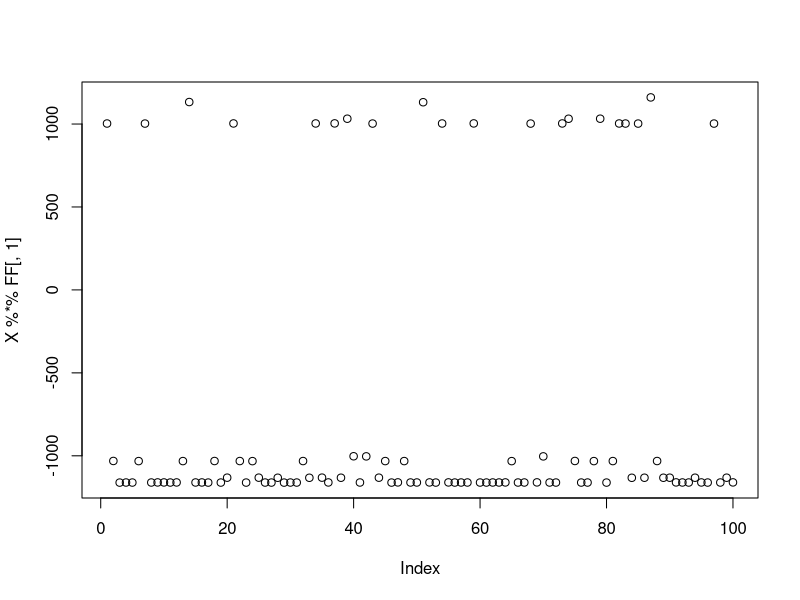
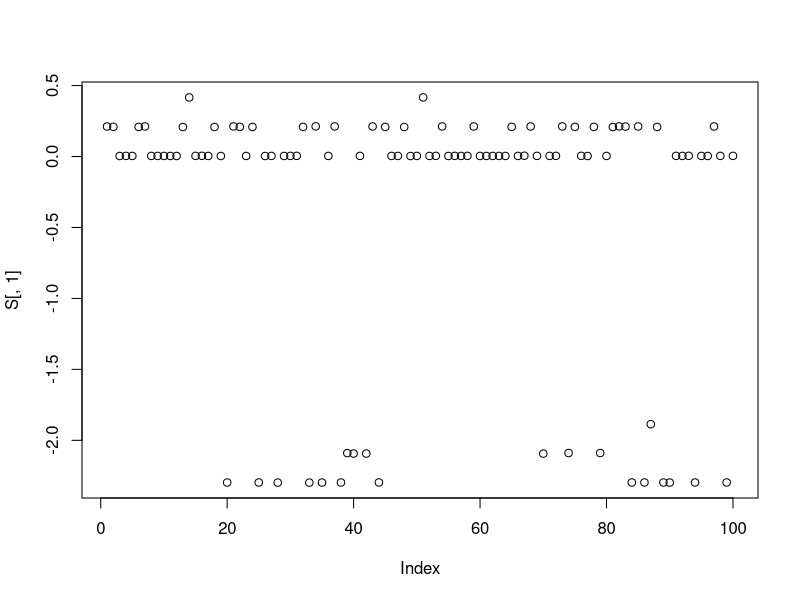
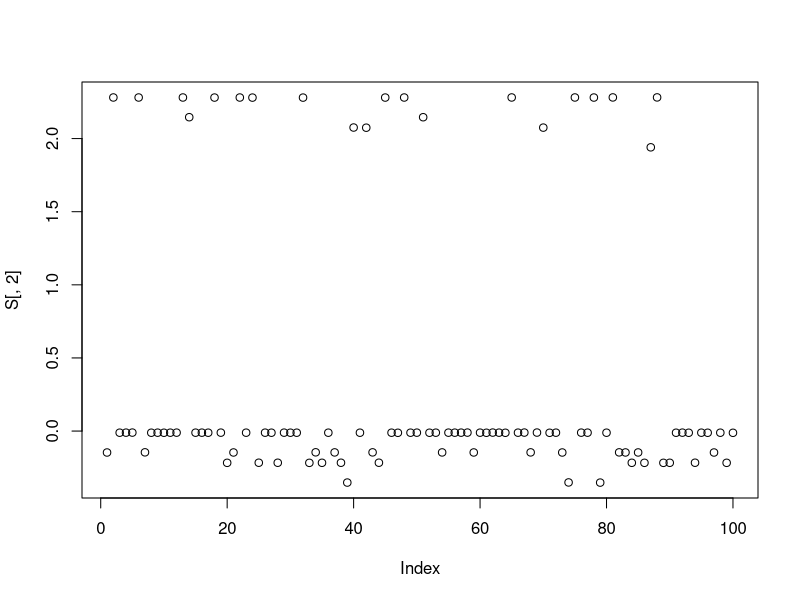
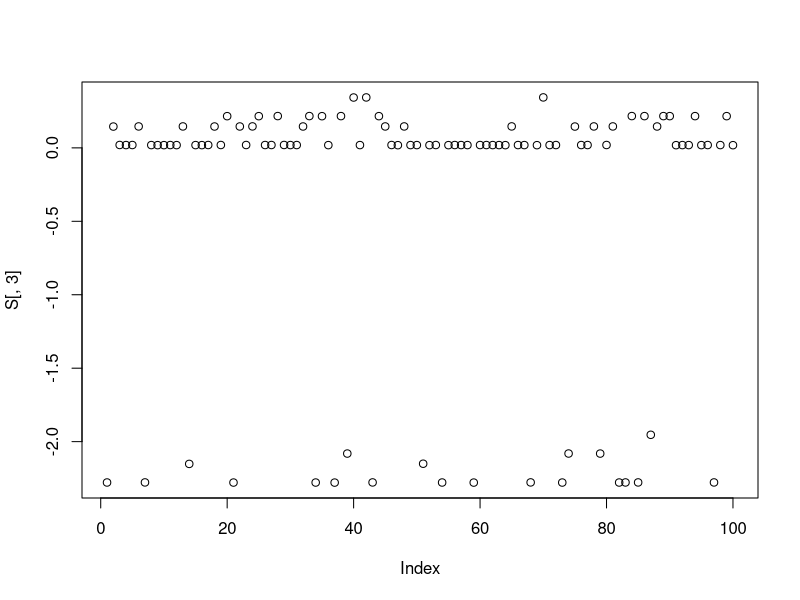
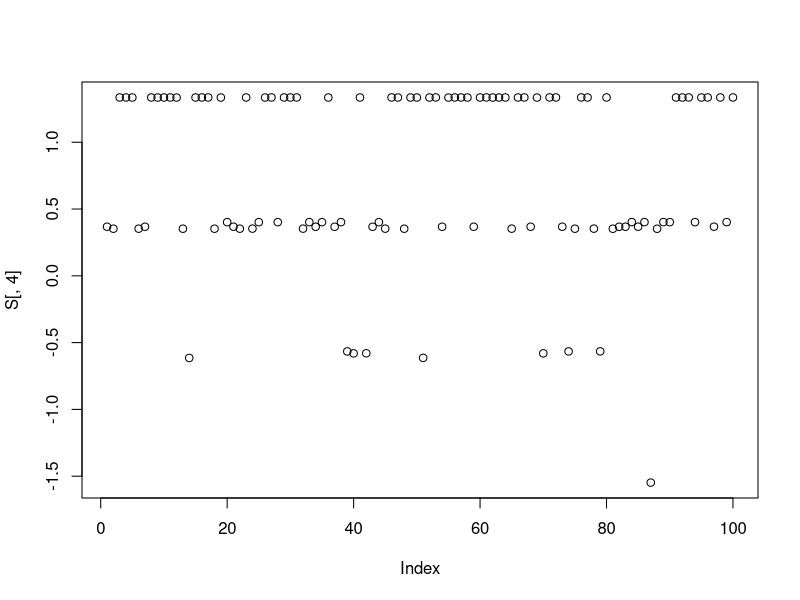
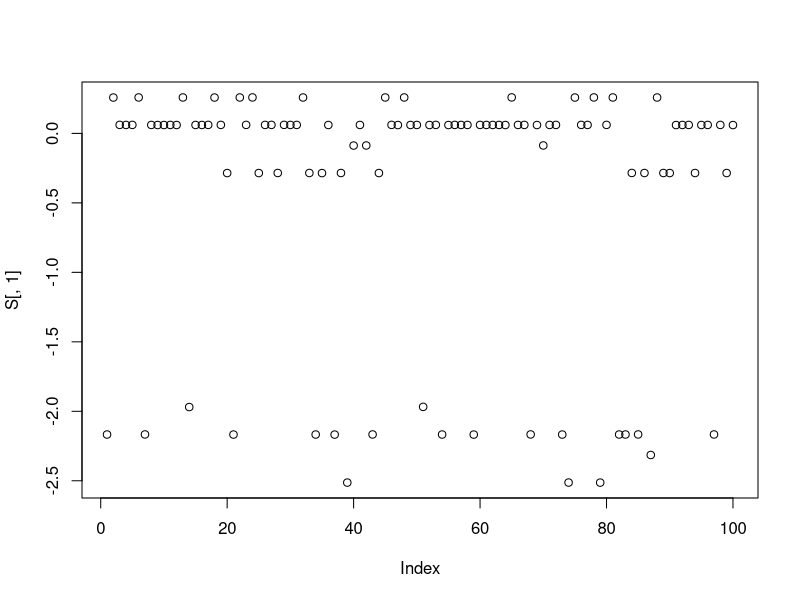
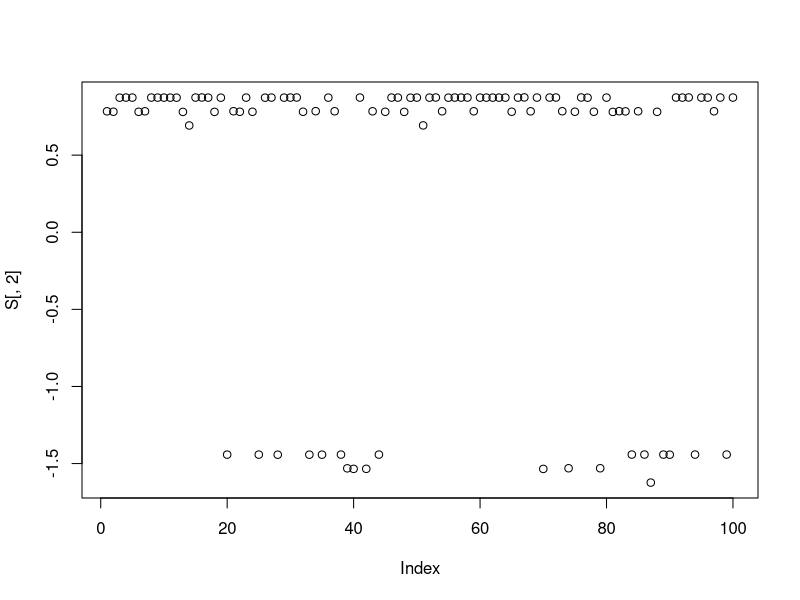
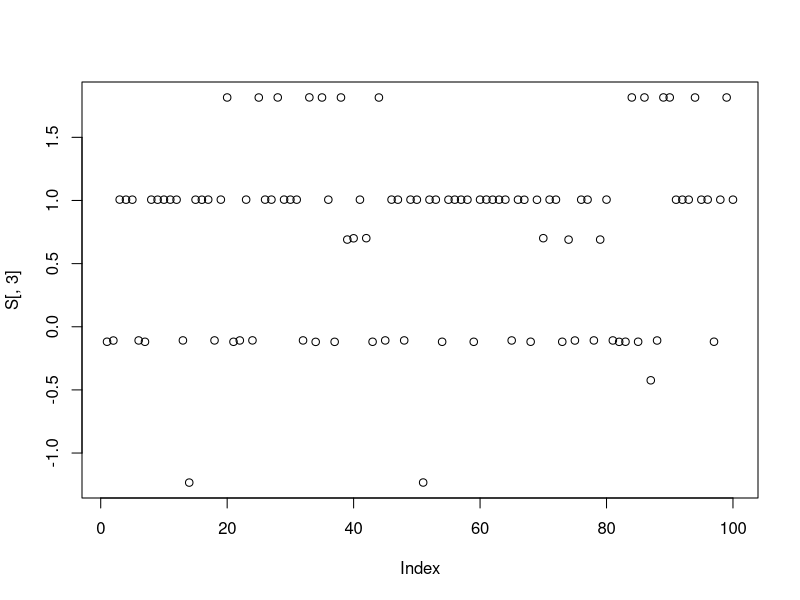

These charts were generated, in order, by the following R code:
## ---- chunk 1
library(fastICA)
## ---- chunk 2
ica.R.def <- function (X, n.comp, w.init, tol=1e-4, fun="logcosh", alpha=1, maxit=200, verbose=FALSE) 
{
    # 1. Define dimensions clearly
    d <- nrow(X)    # Dimension of the signal (e.g., 10 rows)
    p <- ncol(X)    # Number of samples (e.g., 1000 columns)
    
    if (verbose && fun == "logcosh") 
        message("Deflation FastICA using logcosh approx. to neg-entropy function")
    if (verbose && fun == "exp") 
        message("Deflation FastICA using exponential approx. to neg-entropy function")
        
    # 2. Initialize W to be (n.comp x d)
    # We want 3 rows (components), but each row must have 10 columns (weights)
    W <- matrix(0, n.comp, d) 
    
    for (i in 1:n.comp) {
        if (verbose) 
            message("Component ", i)
        
        # 3. Initialize current weight vector w to be length d (10), not n.comp (3)
        w <- matrix(w.init[i, ], d, 1)
        
        # Deflation (Orthogonalization against previous components)
        if (i > 1) {
            t <- w
            t[1:length(t)] <- 0
            for (u in 1:(i - 1)) {
                k <- sum(w * W[u, ])
                t <- t + k * W[u, ]
            }
            w <- w - t
        }
        w <- w/sqrt(sum(w^2))
        
        lim <- rep(1000, maxit)
        it <- 1
        
        if (fun == "logcosh") {
            while (lim[it] > tol && it < maxit) {
                wx <- t(w) %*% X
                gwx <- tanh(alpha * wx)

                # 4. Broadcast gwx to match input dimension d, not n.comp
                # This creates a (d x p) matrix for element-wise multiplication with X
                gwx <- matrix(gwx, d, p, byrow = TRUE)

                xgwx <- X * gwx
                v1 <- apply(xgwx, 1, FUN = mean)

                g.wx <- alpha * (1 - (tanh(alpha * wx))^2)
                v2 <- mean(g.wx) * w

                w1 <- v1 - v2

                # The above updates are basically equivalent to:
                # P = t(X) %*% w
                # G = tanh(P)
                # G2 = 1-tanh(P)^2
                # w1 = X %*% G - sum(G2) * w 
                # 
                # 5. Ensure w1 stays dimension d
                w1 <- matrix(w1, d, 1)
                
                it <- it + 1
                
                # Deflation inside the loop
                if (i > 1) {
                    t <- w1
                    t[1:length(t)] <- 0
                    for (u in 1:(i - 1)) {
                        k <- sum(w1 * W[u, ])
                        t <- t + k * W[u, ]
                    }
                    w1 <- w1 - t
                }
                w1 <- w1/sqrt(sum(w1^2))
                lim[it] <- Mod(Mod(sum((w1 * w))) - 1)
                if (verbose) 
                    message("Iteration ", it - 1, " tol = ", format(lim[it]))
                w <- matrix(w1, d, 1)
            }
        }
        
        if (fun == "exp") {
            while (lim[it] > tol && it < maxit) {
                wx <- t(w) %*% X
                gwx <- wx * exp(-(wx^2)/2)
                
                # Broadcast fix
                gwx <- matrix(gwx, d, p, byrow = TRUE)
                
                xgwx <- X * gwx
                v1 <- apply(xgwx, 1, FUN = mean)
                g.wx <- (1 - wx^2) * exp(-(wx^2)/2)
                v2 <- mean(g.wx) * w
                w1 <- v1 - v2
                
                # Dimension fix
                w1 <- matrix(w1, d, 1)
                
                it <- it + 1
                if (i > 1) {
                    t <- w1
                    t[1:length(t)] <- 0
                    for (u in 1:(i - 1)) {
                        k <- sum(w1 * W[u, ])
                        t <- t + k * W[u, ]
                    }
                    w1 <- w1 - t
                }
                w1 <- w1/sqrt(sum(w1^2))
                lim[it] <- Mod(Mod(sum((w1 * w))) - 1)
                if (verbose) 
                    message("Iteration ", it - 1, " tol = ", format(lim[it]))
                w <- matrix(w1, d, 1)
            }
        }
        # Store the result
        W[i, ] <- w
    }
    W
}

# w.init should be (n.comp x nrow(X))
# n.comp is actually ignored: the number of components is determined by number of rows of w.init
ica.R.par=function(X, n.comp, w.init, tol=1e-4, fun="logcosh", alpha=1, maxit=200, verbose=FALSE, orthogonalize=TRUE) 
{
    Diag <- function(d) if (length(d) > 1L) 
        diag(d)
    else as.matrix(d)
    p <- ncol(X)
    W <- w.init
    
    if(orthogonalize){
      sW <- La.svd(W)
      W <- sW$u %*% Diag(1/sW$d) %*% t(sW$u) %*% W
    } else { # just normalize the rows to sum to 1
      W <- W/sqrt(rowSums(W^2))
    }
    W1 <- W #this line seems unnecessary?
    
    lim <- rep(1000, maxit)
    it <- 1
    if (fun == "logcosh") {
        if (verbose) 
            message("Symmetric FastICA using logcosh approx. to neg-entropy function")
        while (lim[it] > tol && it < maxit) {
            wx <- W %*% X
            gwx <- tanh(alpha * wx)
            v1 <- gwx %*% t(X)/p
            g.wx <- alpha * (1 - (gwx)^2)
            v2 <- Diag(apply(g.wx, 1, FUN = mean)) %*% W
            W1 <- v1 - v2
            
            if(orthogonalize){
              sW1 <- La.svd(W1)
              W1 <- sW1$u %*% Diag(1/sW1$d) %*% t(sW1$u) %*% W1
            } else { # just normalize the rows to sum to 1
              W1 <- W1/sqrt(rowSums(W1^2))
            }
            
            lim[it + 1] <- max(Mod(Mod(diag(W1 %*% t(W))) - 1))
            W <- W1
            if (verbose) 
                message("Iteration ", it, " tol = ", format(lim[it + 
                  1]))
            it <- it + 1
        }
    }
    if (fun == "exp") {
        if (verbose) 
            message("Symmetric FastICA using exponential approx. to neg-entropy function")
        while (lim[it] > tol && it < maxit) {
            wx <- W %*% X
            gwx <- wx * exp(-(wx^2)/2)
            v1 <- gwx %*% t(X)/p
            g.wx <- (1 - wx^2) * exp(-(wx^2)/2)
            v2 <- Diag(apply(g.wx, 1, FUN = mean)) %*% W
            W1 <- v1 - v2
            sW1 <- La.svd(W1)
            W1 <- sW1$u %*% Diag(1/sW1$d) %*% t(sW1$u) %*% W1
            lim[it + 1] <- max(Mod(Mod(diag(W1 %*% t(W))) - 1))
            W <- W1
            if (verbose) 
                message("Iteration ", it, " tol = ", format(lim[it + 
                  1]))
            it <- it + 1
        }
    }
    W
}

preprocess = function(X, n.comp=10){
  n <- nrow(X)
  p <- ncol(X)
  X <- scale(X, scale = FALSE)
  X <- t(X)
  
  ## This appears to be equivalant to X1 = (sqrt(n)) * t(svd(X)$v[,1:n.comp])       
  V <- X %*% t(X)/n
  s <- La.svd(V)
  D <- diag(c(1/sqrt(s$d)))
  K <- D %*% t(s$u)
  K <- matrix(K[1:n.comp, ], n.comp, p)
  X1 <- K %*% X
  return(X1)
}

## ---- chunk 3
K=3
p = 1000
n = 100
set.seed(1)
L = matrix(-1,nrow=n,ncol=K)
for(i in 1:K){L[sample(1:n,20),i]=1}
FF = matrix(rnorm(p*K), nrow = p, ncol=K)

X = L %*% t(FF) + rnorm(n*p,0,0.01)
plot(X %*% FF[,1])
X1 = preprocess(X,3)
X1 = rbind(rep(1,ncol(X1)),X1)
## ---- chunk 4
set.seed(1)
n.comp = 4 
w.init = matrix(rnorm(nrow(X1)*n.comp), nrow=n.comp)
fit.par = ica.R.par(X1,n.comp,w.init = w.init)
S = t(fit.par %*% X1) 
cor(S,L)
plot(S[,1])
plot(S[,2])
plot(S[,3])
plot(S[,4])
## ---- chunk 5
set.seed(2)
n.comp = 4
w.init = matrix(rnorm(nrow(X1)*n.comp), nrow=n.comp)
fit.par = ica.R.par(X1,n.comp,w.init = w.init)
S = t(fit.par %*% X1) 
cor(S,L)
plot(S[,1])
plot(S[,2])
plot(S[,3])
plot(S[,4])
## ---- chunk 6
set.seed(1)
n.comp = 10
w.init = matrix(rnorm(nrow(X1)*n.comp), nrow=n.comp)
fit.par = ica.R.par(X1,n.comp,w.init = w.init,orthogonalize = FALSE)
S = t(fit.par %*% X1) 
cor(S,L)
plot(S[,1])
plot(S[,2])
plot(S[,3])
plot(S[,4])
## ---- chunk 7
set.seed(1)
n.comp=3
fit.def = ica.R.def(X1,n.comp, w.init = matrix(rnorm(n.comp*nrow(X1)), n.comp, nrow(X1)))
S = t(fit.def %*% X1)
cor(S,L)
plot(S[,1])
plot(S[,2])
plot(S[,3])
## ---- chunk 8
set.seed(2)
n.comp=3
fit.def = ica.R.def(X1,n.comp, tol= 1e-4, fun = "logcosh",alpha = 1, maxit=200, verbose = FALSE, w.init = matrix(rnorm(n.comp*nrow(X1)), n.comp, nrow(X1)))
S = t(fit.def %*% X1)
cor(S,L)
plot(S[,1])
plot(S[,2])
plot(S[,3])
## ---- chunk 9
K=9
p = 1000
n = 100
set.seed(1)
L = matrix(0,nrow=n,ncol=K)
for(i in 1:K){L[sample(1:n,20),i]=1}
FF = matrix(rnorm(p*K), nrow = p, ncol=K)

X = L %*% t(FF) + rnorm(n*p,0,0.01)
plot(X %*% FF[,1])
X1 = preprocess(X)
X1 = rbind(rep(1,ncol(X1)), X1)
## ---- chunk 10
set.seed(1)
n.comp = nrow(X1)
w.init = matrix(rnorm(nrow(X1)*n.comp), nrow=n.comp)
fit.par = ica.R.par(X1,n.comp, w.init = w.init)
S = t(fit.par %*% X1) 
apply(abs(cor(S,L)),1,max)
plot(S[,1])
plot(S[,2])
plot(S[,9])
## ---- chunk 11
set.seed(2)
n.comp = nrow(X1) 
w.init = matrix(rnorm(nrow(X1)*n.comp), nrow=n.comp)
fit.par = ica.R.par(X1,n.comp, w.init = w.init)
S = t(fit.par %*% X1) 
apply(abs(cor(S,L)),1,max)
plot(S[,1])
plot(S[,2])
plot(S[,8])
## ---- chunk 12
X1 = preprocess(X,n.comp=20)
X1 = rbind(rep(1,ncol(X1)), X1)
set.seed(1)
n.comp = 11
fit.par = ica.R.par(X1,n.comp, w.init = matrix(rnorm(n.comp*nrow(X1)), nrow=n.comp))
S = t(fit.par %*% X1) 
apply(abs(cor(S,L)),1,max)
plot(S[,6])
## ---- chunk 13
set.seed(1)
n.comp = 100
fit.par = ica.R.par(X1,n.comp, w.init = matrix(rnorm(n.comp*nrow(X1)), nrow=n.comp), orthogonalize = FALSE)
S = t(fit.par %*% X1) 
apply(abs(cor(S,L)),1,max)
plot(S[,2])
## ---- chunk 14
set.seed(1)
n.comp = 21 # this is also the number of rows of X1
w.init = diag(21) # initialize at each PC/row of X1
fit.par = ica.R.par(X1,n.comp, w.init = w.init, orthogonalize = FALSE)
S = t(fit.par %*% X1) 
apply(abs(cor(S,L)),1,max)
plot(S[,2])
